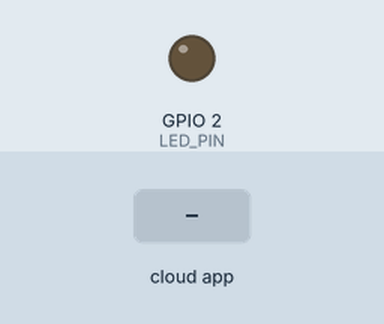
Bench run of a sketch on a simulated ESP32. Shown: output pins drawn as LEDs (lit = HIGH). The inputs (shaded band) are chosen by the test bench. The RemoteXY app is connected.

Above: at 1.2 s.
1.3 s: the phone or cloud app sets pushSwitch_01 to 1
At 1.7 s:
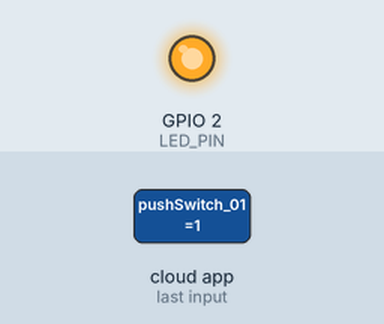
2.8 s: the phone or cloud app sets pushSwitch_01 to 0
At 4.2 s:
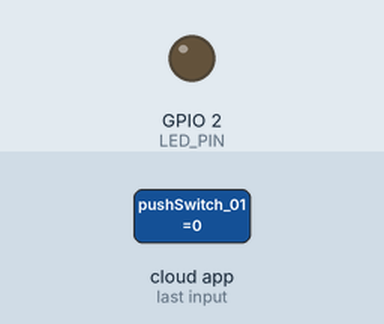
Timing chart, 0 to 5.8 s (numbered marks = the images above; inputs shaded):
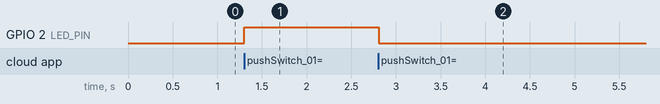

The sketch:

LED_REMOTEXY.ino
```cpp
#define REMOTEXY__DEBUGLOG
#define REMOTEXY_MODE__WIFI_POINT

#include <WiFi.h>
#include <RemoteXY.h>

// Définir les informations de connexion WiFi pour RemoteXY
#define REMOTEXY_WIFI_SSID "RemoteXY"
#define REMOTEXY_WIFI_PASSWORD "12345678"
#define REMOTEXY_SERVER_PORT 6377
// Définir la broche GPIO à laquelle est connectée la LED
#define LED_PIN 2  // Exemple : GPIO 2 pour la LED

// Déclaration des variables pour RemoteXY
#pragma pack(push, 1)
uint8_t RemoteXY_CONF[] =
  { 255,1,0,0,0,45,0,17,0,0,0,69,1,106,200,1,1,2,0,129,
    15,34,74,16,204,76,69,68,32,66,76,85,69,32,0,10,27,70,49,23,
    49,4,26,31,79,78,0,31,79,70,70,0 };
struct {
  uint8_t pushSwitch_01; // État du bouton sur l'interface RemoteXY
  uint8_t connect_flag;  // Drapeau de connexion (non utilisé dans cet exemple)
} RemoteXY;
#pragma pack(pop)

void setup() {
  Serial.begin(115200);

  // Initialisation de RemoteXY
  RemoteXY_Init();

  // Définir la broche de la LED comme sortie
  pinMode(LED_PIN, OUTPUT);
}

void loop() {
  // Gérer les événements et les mises à jour de RemoteXY
  RemoteXY_Handler ();

  // Contrôler la LED en fonction de l'état du bouton RemoteXY
  if (RemoteXY.pushSwitch_01 == 1) {
    digitalWrite(LED_PIN, HIGH);  // Allumer la LED
  } else {
    digitalWrite(LED_PIN, LOW);   // Éteindre la LED
  }

  // Utiliser RemoteXY_delay() au lieu de delay() pour éviter les blocages
  RemoteXY_delay(10);
}
```

Measured:
- after the input at 1.3 s, GPIO 2 (LED_PIN): LOW → HIGH at once
- after the input at 2.8 s, GPIO 2 (LED_PIN): HIGH → LOW at once
